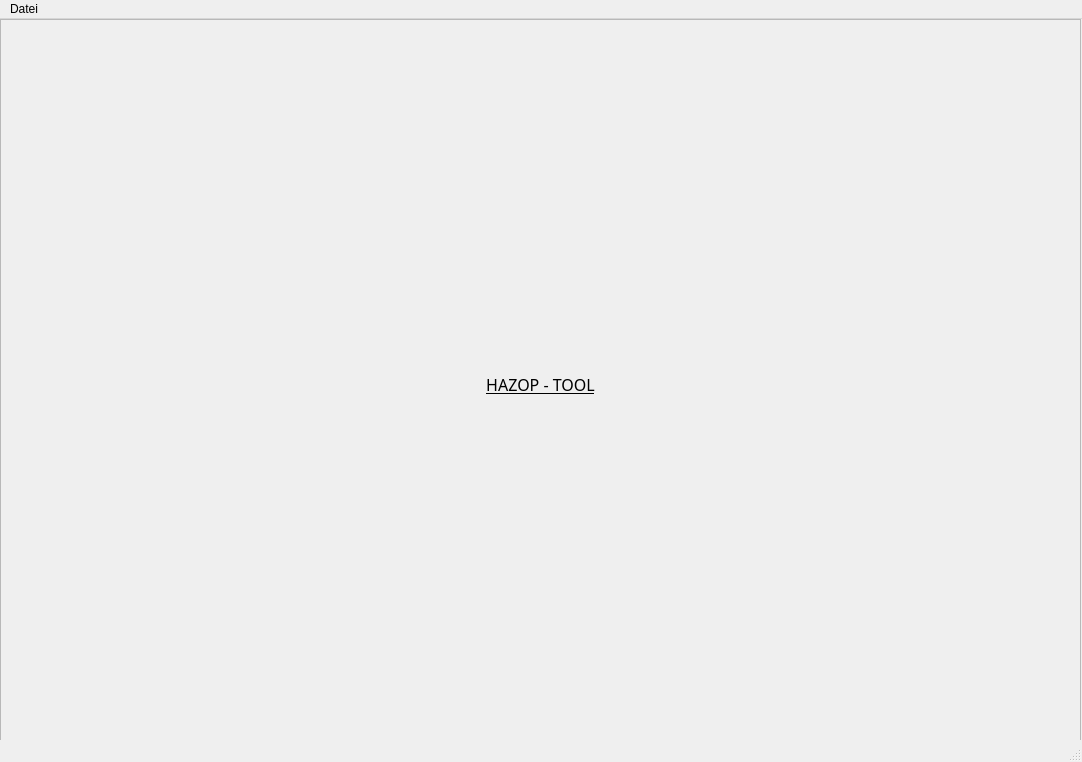
<?xml version="1.0" encoding="UTF-8"?>
<ui version="4.0">
 <class>MainWindow</class>
 <widget class="QMainWindow" name="MainWindow">
  <property name="geometry">
   <rect>
    <x>0</x>
    <y>0</y>
    <width>1082</width>
    <height>762</height>
   </rect>
  </property>
  <property name="windowTitle">
   <string>MainWindow</string>
  </property>
  <widget class="QWidget" name="centralwidget">
   <widget class="QFrame" name="frame">
    <property name="geometry">
     <rect>
      <x>0</x>
      <y>0</y>
      <width>1081</width>
      <height>731</height>
     </rect>
    </property>
    <property name="font">
     <font>
      <family>Myriad CAD</family>
      <pointsize>14</pointsize>
      <underline>true</underline>
     </font>
    </property>
    <property name="frameShape">
     <enum>QFrame::StyledPanel</enum>
    </property>
    <property name="frameShadow">
     <enum>QFrame::Raised</enum>
    </property>
    <widget class="QWidget" name="gridLayoutWidget">
     <property name="geometry">
      <rect>
       <x>0</x>
       <y>0</y>
       <width>1081</width>
       <height>731</height>
      </rect>
     </property>
     <layout class="QGridLayout" name="gridLayout">
      <item row="0" column="0">
       <widget class="QLabel" name="labelUber">
        <property name="toolTip">
         <string/>
        </property>
        <property name="whatsThis">
         <string/>
        </property>
        <property name="text">
         <string>&lt;html&gt;&lt;head/&gt;&lt;body&gt;&lt;p align=&quot;center&quot;&gt;&lt;span style=&quot; font-size:12pt;&quot;&gt;HAZOP - TOOL&lt;/span&gt;&lt;/p&gt;&lt;/body&gt;&lt;/html&gt;</string>
        </property>
       </widget>
      </item>
     </layout>
    </widget>
   </widget>
  </widget>
  <widget class="QMenuBar" name="menubar">
   <property name="geometry">
    <rect>
     <x>0</x>
     <y>0</y>
     <width>1082</width>
     <height>26</height>
    </rect>
   </property>
   <widget class="QMenu" name="menuDatei">
    <property name="title">
     <string>Datei</string>
    </property>
    <addaction name="actionNew"/>
    <addaction name="actionOpen"/>
    <addaction name="actionSave"/>
    <addaction name="separator"/>
    <addaction name="actionClose"/>
   </widget>
   <addaction name="menuDatei"/>
  </widget>
  <widget class="QStatusBar" name="statusbar"/>
  <action name="actionNew">
   <property name="icon">
    <iconset>
     <normaloff>../icons/new_project_icon.png</normaloff>../icons/new_project_icon.png</iconset>
   </property>
   <property name="text">
    <string>Neues Projekt</string>
   </property>
   <property name="statusTip">
    <string>Erstellt ein neues Projekt.</string>
   </property>
   <property name="shortcut">
    <string>Ctrl+N</string>
   </property>
  </action>
  <action name="actionOpen">
   <property name="icon">
    <iconset>
     <normaloff>../icons/Open_project_icon.png</normaloff>../icons/Open_project_icon.png</iconset>
   </property>
   <property name="text">
    <string>Projekt Öffnen</string>
   </property>
   <property name="statusTip">
    <string>Öffnet ein Projekt.</string>
   </property>
   <property name="shortcut">
    <string>Ctrl+O</string>
   </property>
  </action>
  <action name="actionSave">
   <property name="icon">
    <iconset>
     <normaloff>../icons/save_project_icon.png</normaloff>../icons/save_project_icon.png</iconset>
   </property>
   <property name="text">
    <string>Projekt Speichern</string>
   </property>
   <property name="statusTip">
    <string>Speichert das aktuelle Projekt.</string>
   </property>
   <property name="shortcut">
    <string>Ctrl+S</string>
   </property>
  </action>
  <action name="actionClose">
   <property name="text">
    <string>Schließen</string>
   </property>
   <property name="statusTip">
    <string>Schließt das Programm.</string>
   </property>
  </action>
 </widget>
 <resources/>
 <connections/>
</ui>
